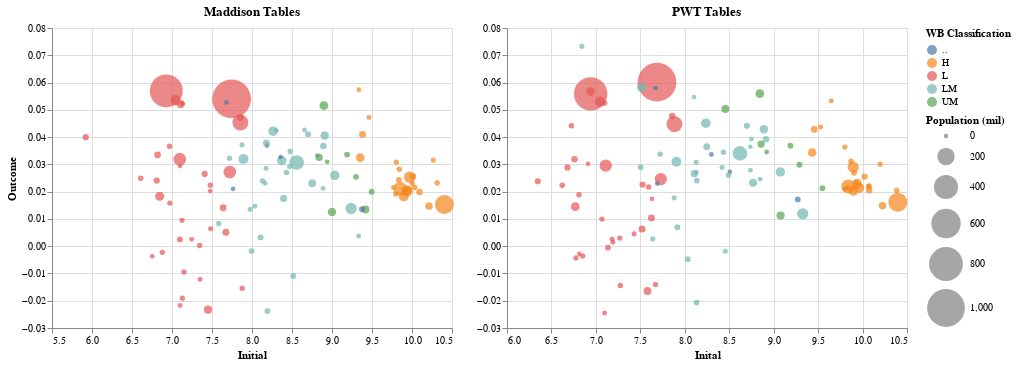

The notebook cell this image was saved under:
### Code cell
sub_df = all_df[all_df.year == 1985]
sub_df = sub_df.loc[~sub_df.pwt_initial.isna(), ['country', 'mad_initial', 'mad_outcome', 'pwt_initial','pwt_outcome','mad_pop','pwt_pop', 'group1990', 'year']]

alt.data_transformers.enable('default', max_rows=20000)

brush = alt.selection(type='interval', resolve='global')
base = alt.Chart(sub_df).mark_circle().add_selection(
    brush
).properties(
    width=400,
    height=300,
)

mad_alt = base.encode(
    x=alt.X('mad_initial', scale=alt.Scale(zero=False), title='Initial'),
    y=alt.Y('mad_outcome', title='Outcome'),
    color=alt.condition(brush, 'group1990', alt.ColorValue('gray'), title="WB Classification"),
    size=alt.Size('mad_pop', scale=alt.Scale(range=[20, 1500])),
    tooltip = [alt.Tooltip('country', title='Country'), 
               alt.Tooltip('mad_initial', title='Intial GDPCC', format="0.2f"),
               alt.Tooltip('mad_outcome', title='Change in GDPCC', format="0.2f")
              ]
).properties(
    title="Maddison Tables"
)

pwt_alt = base.encode(
    x=alt.X('pwt_initial', scale=alt.Scale(zero=False), title='Inital'),
    y=alt.Y('pwt_outcome', title=''),
    color=alt.condition(brush, 'group1990', alt.ColorValue('gray'), title="WB Classification"),
    size=alt.Size('pwt_pop', title='Population (mil)', scale=alt.Scale(range=[20, 1500])),
    tooltip = [alt.Tooltip('country', title='Country'), 
               alt.Tooltip('pwt_initial', title='Intial GDPCC', format="0.2f"),
               alt.Tooltip('pwt_outcome', title='Change in GDPCC', format="0.2f")
              ]
).properties(
    title="PWT Tables"
)


alt.hconcat(mad_alt , pwt_alt).resolve_scale(y='shared')

### Figure 1 — Vega-Lite specification as saved in the notebook (floating-point values rounded to 4 significant figures)
{"$schema": "https://vega.github.io/schema/vega-lite/v2.6.0.json", "config": {"view": {"height": 300, "width": 400}}, "datasets": {"data-467b8c935655e24b7b98b3871f7862ed": [{"country": "Albania", "group1990": "..", "mad_initial": 8.187, "mad_outcome": 0.03692, "mad_pop": 2.957, "pwt_initial": 8.299, "pwt_outcome": 0.03363, "pwt_pop": 2.967, "year": 1985}, {"country": "Argentina", "group1990": "UM", "mad_initial": 9.418, "mad_outcome": 0.01347, "mad_pop": 30.67, "pwt_initial": 8.456, "pwt_outcome": 0.05029, "pwt_pop": 30.39, "year": 1985}, {"country": "Australia", "group1990": "H", "mad_initial": 10.09, "mad_outcome": 0.01985, "mad_pop": 15.7, "pwt_initial": 10.07, "pwt_outcome": 0.02055, "pwt_pop": 15.79, "year": 1985}, {"country": "Austria", "group1990": "H", "mad_initial": 9.841, "mad_outcome": 0.02819, "mad_pop": 7.56, "pwt_initial": 9.87, "pwt_outcome": 0.03115, "pwt_pop": 7.601, "year": 1985}, {"country": "Burundi", "group1990": "L", "mad_initial": 7.131, "mad_outcome": -0.01907, "mad_pop": 4.914, "pwt_initial": 6.775, "pwt_outcome": -0.004314, "pwt_pop": 4.774, "year": 1985}, {"country": "Belgium", "group1990": "H", "mad_initial": 9.836, "mad_outcome": 0.02431, "mad_pop": 9.858, "pwt_initial": 9.904, "pwt_outcome": 0.02691, "pwt_pop": 9.893, "year": 1985}, {"country": "Benin", "group1990": "L", "mad_initial": 7.482, "mad_outcome": 0.006404, "mad_pop": 4.03, "pwt_initial": 7.43, "pwt_outcome": 0.004515, "pwt_pop": 4.287, "year": 1985}, {"country": "Burkina Faso", "group1990": "L", "mad_initial": 7.345, "mad_outcome": 0.0002698, "mad_pop": 7.171, "pwt_initial": 6.81, "pwt_outcome": 0.01883, "pwt_pop": 7.728, "year": 1985}, {"country": "Bangladesh", "group1990": "L", "mad_initial": 7.098, "mad_outcome": 0.0319, "mad_pop": 99.15, "pwt_initial": 7.111, "pwt_outcome": 0.02953, "pwt_pop": 93.02, "year": 1985}, {"country": "Bulgaria", "group1990": "..", "mad_initial": 9.375, "mad_outcome": 0.01357, "mad_pop": 8.944, "pwt_initial": 9.271, "pwt_outcome": 0.01713, "pwt_pop": 8.96, "year": 1985}, {"country": "Bolivia (Plurinational State of)", "group1990": "LM", "mad_initial": 7.719, "mad_outcome": 0.03225, "mad_pop": 5.935, "pwt_initial": 7.723, "pwt_outcome": 0.03373, "pwt_pop": 6.212, "year": 1985}, {"country": "Brazil", "group1990": "LM", "mad_initial": 8.558, "mad_outcome": 0.03068, "mad_pop": 137.4, "pwt_initial": 8.621, "pwt_outcome": 0.03402, "pwt_pop": 136.8, "year": 1985}, {"country": "Botswana", "group1990": "LM", "mad_initial": 8.302, "mad_outcome": 0.04242, "mad_pop": 1.077, "pwt_initial": 8.105, "pwt_outcome": 0.05471, "pwt_pop": 1.183, "year": 1985}, {"country": "Central African Republic", "group1990": "L", "mad_initial": 7.102, "mad_outcome": -0.02173, "mad_pop": 2.714, "pwt_initial": 7.098, "pwt_outcome": -0.02451, "pwt_pop": 2.627, "year": 1985}, {"country": "Canada", "group1990": "H", "mad_initial": 10.21, "mad_outcome": 0.01473, "mad_pop": 25.94, "pwt_initial": 10.22, "pwt_outcome": 0.0148, "pwt_pop": 25.85, "year": 1985}, {"country": "Switzerland", "group1990": "H", "mad_initial": 10.31, "mad_outcome": 0.02315, "mad_pop": 6.564, "pwt_initial": 10.38, "pwt_outcome": 0.02041, "pwt_pop": 6.456, "year": 1985}, {"country": "Chile", "group1990": "LM", "mad_initial": 8.701, "mad_outcome": 0.04106, "mad_pop": 12.07, "pwt_initial": 8.698, "pwt_outcome": 0.04419, "pwt_pop": 12.11, "year": 1985}, {"country": "China", "group1990": "L", "mad_initial": 7.745, "mad_outcome": 0.054, "mad_pop": 1051.0, "pwt_initial": 7.687, "pwt_outcome": 0.06014, "pwt_pop": 1053.0, "year": 1985}, {"country": "Côte d'Ivoire", "group1990": "LM", "mad_initial": 8.106, "mad_outcome": 0.003229, "mad_pop": 10.33, "pwt_initial": 7.916, "pwt_outcome": 0.006934, "pwt_pop": 10.16, "year": 1985}, {"country": "Cameroon", "group1990": "LM", "mad_initial": 7.995, "mad_outcome": -0.001812, "mad_pop": 10.19, "pwt_initial": 8.033, "pwt_outcome": -0.004775, "pwt_pop": 10.38, "year": 1985}, {"country": "D.R. of the Congo", "group1990": "L", "mad_initial": 7.45, "mad_outcome": -0.02327, "mad_pop": 33.34, "pwt_initial": 7.58, "pwt_outcome": -0.01642, "pwt_pop": 29.99, "year": 1985}, {"country": "Colombia", "group1990": "LM", "mad_initial": 8.753, "mad_outcome": 0.02312, "mad_pop": 29.75, "pwt_initial": 8.768, "pwt_outcome": 0.02322, "pwt_pop": 31.01, "year": 1985}, {"country": "Costa Rica", "group1990": "LM", "mad_initial": 8.888, "mad_outcome": 0.02122, "mad_pop": 2.644, "pwt_initial": 8.846, "pwt_outcome": 0.02461, "pwt_pop": 2.73, "year": 1985}, {"country": "Germany", "group1990": "H", "mad_initial": 9.97, "mad_outcome": 0.0253, "mad_pop": 77.69, "pwt_initial": 9.895, "pwt_outcome": 0.02899, "pwt_pop": 77.57, "year": 1985}, {"country": "Denmark", "group1990": "H", "mad_initial": 10.0, "mad_outcome": 0.02306, "mad_pop": 5.114, "pwt_initial": 10.07, "pwt_outcome": 0.02208, "pwt_pop": 5.113, "year": 1985}, {"country": "Dominican Republic", "group1990": "LM", "mad_initial": 8.477, "mad_outcome": 0.0347, "mad_pop": 6.379, "pwt_initial": 8.436, "pwt_outcome": 0.03442, "pwt_pop": 6.489, "year": 1985}, {"country": "Egypt", "group1990": "LM", "mad_initial": 8.372, "mad_outcome": 0.03134, "mad_pop": 50.05, "pwt_initial": 7.515, "pwt_outcome": 0.05813, "pwt_pop": 49.37, "year": 1985}, {"country": "Spain", "group1990": "H", "mad_initial": 9.353, "mad_outcome": 0.03246, "mad_pop": 38.53, "pwt_initial": 9.434, "pwt_outcome": 0.03436, "pwt_pop": 38.73, "year": 1985}, {"country": "Ethiopia", "group1990": "L", "mad_initial": 6.846, "mad_outcome": 0.01833, "mad_pop": 45.17, "pwt_initial": 6.768, "pwt_outcome": 0.01447, "pwt_pop": 40.78, "year": 1985}, {"country": "Finland", "group1990": "H", "mad_initial": 9.912, "mad_outcome": 0.02071, "mad_pop": 4.902, "pwt_initial": 9.927, "pwt_outcome": 0.02342, "pwt_pop": 4.902, "year": 1985}, {"country": "France", "group1990": "H", "mad_initial": 9.944, "mad_outcome": 0.02003, "mad_pop": 56.49, "pwt_initial": 9.961, "pwt_outcome": 0.02138, "pwt_pop": 56.72, "year": 1985}, {"country": "United Kingdom", "group1990": "H", "mad_initial": 9.938, "mad_outcome": 0.02055, "mad_pop": 56.62, "pwt_initial": 9.938, "pwt_outcome": 0.02291, "pwt_pop": 56.42, "year": 1985}, {"country": "Ghana", "group1990": "L", "mad_initial": 7.409, "mad_outcome": 0.02651, "mad_pop": 13.23, "pwt_initial": 7.525, "pwt_outcome": 0.02262, "pwt_pop": 12.72, "year": 1985}, {"country": "Guinea", "group1990": "L", "mad_initial": 7.125, "mad_outcome": 0.009487, "mad_pop": 5.227, "pwt_initial": 7.671, "pwt_outcome": -0.01401, "pwt_pop": 5.079, "year": 1985}, {"country": "Greece", "group1990": "UM", "mad_initial": 9.496, "mad_outcome": 0.01995, "mad_pop": 9.923, "pwt_initial": 9.549, "pwt_outcome": 0.02127, "pwt_pop": 9.908, "year": 1985}, {"country": "Guatemala", "group1990": "LM", "mad_initial": 8.133, "mad_outcome": 0.02388, "mad_pop": 7.581, "pwt_initial": 8.135, "pwt_outcome": 0.02404, "pwt_pop": 8.117, "year": 1985}, {"country": "China, Hong Kong SAR", "group1990": "H", "mad_initial": 9.804, "mad_outcome": 0.03079, "mad_pop": 5.316, "pwt_initial": 9.801, "pwt_outcome": 0.03635, "pwt_pop": 5.415, "year": 1985}, {"country": "Honduras", "group1990": "LM", "mad_initial": 7.977, "mad_outcome": 0.01355, "mad_pop": 4.077, "pwt_initial": 7.881, "pwt_outcome": 0.01773, "pwt_pop": 4.237, "year": 1985}, {"country": "Haiti", "group1990": "L", "mad_initial": 7.878, "mad_outcome": -0.01541, "mad_pop": 6.076, "pwt_initial": 7.268, "pwt_outcome": 0.002959, "pwt_pop": 6.384, "year": 1985}, {"country": "Hungary", "group1990": "UM", "mad_initial": 9.3, "mad_outcome": 0.02541, "mad_pop": 10.65, "pwt_initial": 9.291, "pwt_outcome": 0.02984, "pwt_pop": 10.57, "year": 1985}, {"country": "Indonesia", "group1990": "L", "mad_initial": 7.855, "mad_outcome": 0.04534, "mad_pop": 164.1, "pwt_initial": 7.884, "pwt_outcome": 0.04472, "pwt_pop": 165.7, "year": 1985}, {"country": "India", "group1990": "L", "mad_initial": 6.929, "mad_outcome": 0.05692, "mad_pop": 755, "pwt_initial": 6.941, "pwt_outcome": 0.05585, "pwt_pop": 782.1, "year": 1985}, {"country": "Ireland", "group1990": "H", "mad_initial": 9.463, "mad_outcome": 0.04722, "mad_pop": 3.54, "pwt_initial": 9.528, "pwt_outcome": 0.04367, "pwt_pop": 3.56, "year": 1985}, {"country": "Israel", "group1990": "H", "mad_initial": 9.797, "mad_outcome": 0.0191, "mad_pop": 4.068, "pwt_initial": 9.803, "pwt_outcome": 0.021, "pwt_pop": 4.083, "year": 1985}, {"country": "Italy", "group1990": "H", "mad_initial": 9.896, "mad_outcome": 0.01827, "mad_pop": 56.73, "pwt_initial": 9.896, "pwt_outcome": 0.02036, "pwt_pop": 56.91, "year": 1985}, {"country": "Jamaica", "group1990": "LM", "mad_initial": 8.165, "mad_outcome": 0.02302, "mad_pop": 2.319, "pwt_initial": 8.132, "pwt_outcome": 0.02704, "pwt_pop": 2.312, "year": 1985}, {"country": "Jordan", "group1990": "LM", "mad_initial": 8.468, "mad_outcome": 0.02914, "mad_pop": 2.628, "pwt_initial": 8.419, "pwt_outcome": 0.02884, "pwt_pop": 2.783, "year": 1985}, {"country": "Japan", "group1990": "H", "mad_initial": 9.853, "mad_outcome": 0.02099, "mad_pop": 120.8, "pwt_initial": 9.838, "pwt_outcome": 0.02191, "pwt_pop": 120.0, "year": 1985}, {"country": "Kenya", "group1990": "L", "mad_initial": 7.639, "mad_outcome": 0.01407, "mad_pop": 19.76, "pwt_initial": 7.625, "pwt_outcome": 0.01038, "pwt_pop": 19.66, "year": 1985}, {"country": "Cambodia", "group1990": "L", "mad_initial": 6.969, "mad_outcome": 0.03661, "mad_pop": 7.822, "pwt_initial": 6.724, "pwt_outcome": 0.04417, "pwt_pop": 7.743, "year": 1985}, {"country": "Republic of Korea", "group1990": "UM", "mad_initial": 8.899, "mad_outcome": 0.05151, "mad_pop": 40.81, "pwt_initial": 8.844, "pwt_outcome": 0.05595, "pwt_pop": 40.5, "year": 1985}, {"country": "Lao People's DR", "group1990": "L", "mad_initial": 7.129, "mad_outcome": 0.05235, "mad_pop": 3.657, "pwt_initial": 7.101, "pwt_outcome": 0.05238, "pwt_pop": 3.68, "year": 1985}, {"country": "Lebanon", "group1990": "LM", "mad_initial": 9.333, "mad_outcome": 0.00371, "mad_pop": 3.177, "pwt_initial": 8.738, "pwt_outcome": 0.02788, "pwt_pop": 2.677, "year": 1985}, {"country": "Liberia", "group1990": "L", "mad_initial": 6.753, "mad_outcome": -0.003705, "mad_pop": 2.163, "pwt_initial": 6.814, "pwt_outcome": -0.002874, "pwt_pop": 2.197, "year": 1985}, {"country": "Sri Lanka", "group1990": "L", "mad_initial": 7.856, "mad_outcome": 0.0471, "mad_pop": 16.19, "pwt_initial": 7.859, "pwt_outcome": 0.04777, "pwt_pop": 16.18, "year": 1985}, {"country": "Lesotho", "group1990": "L", "mad_initial": 7.1, "mad_outcome": 0.0294, "mad_pop": 1.552, "pwt_initial": 6.911, "pwt_outcome": 0.03021, "pwt_pop": 1.468, "year": 1985}, {"country": "Morocco", "group1990": "LM", "mad_initial": 8.395, "mad_outcome": 0.01751, "mad_pop": 21.89, "pwt_initial": 8.106, "pwt_outcome": 0.02657, "pwt_pop": 22.6, "year": 1985}, {"country": "Madagascar", "group1990": "L", "mad_initial": 7.098, "mad_outcome": 0.002488, "mad_pop": 10.03, "pwt_initial": 7.136, "pwt_outcome": -0.0005399, "pwt_pop": 9.981, "year": 1985}, {"country": "Mexico", "group1990": "LM", "mad_initial": 9.239, "mad_outcome": 0.01383, "mad_pop": 76.77, "pwt_initial": 9.327, "pwt_outcome": 0.01187, "pwt_pop": 77.32, "year": 1985}, {"country": "Mali", "group1990": "L", "mad_initial": 6.609, "mad_outcome": 0.02487, "mad_pop": 7.361, "pwt_initial": 6.621, "pwt_outcome": 0.02231, "pwt_pop": 7.832, "year": 1985}, {"country": "Myanmar", "group1990": "L", "mad_initial": 7.107, "mad_outcome": 0.0521, "mad_pop": 36.35, "pwt_initial": 6.94, "pwt_outcome": 0.05668, "pwt_pop": 38.51, "year": 1985}, {"country": "Mongolia", "group1990": "..", "mad_initial": 7.681, "mad_outcome": 0.05271, "mad_pop": 1.859, "pwt_initial": 7.671, "pwt_outcome": 0.05798, "pwt_pop": 1.922, "year": 1985}, {"country": "Mozambique", "group1990": "L", "mad_initial": 5.922, "mad_outcome": 0.03998, "mad_pop": 13.06, "pwt_initial": 6.346, "pwt_outcome": 0.02381, "pwt_pop": 13.1, "year": 1985}, {"country": "Mauritania", "group1990": "L", "mad_initial": 7.477, "mad_outcome": 0.02022, "mad_pop": 1.723, "pwt_initial": 7.63, "pwt_outcome": 0.01738, "pwt_pop": 1.767, "year": 1985}, {"country": "Mauritius", "group1990": "LM", "mad_initial": 8.814, "mad_outcome": 0.03324, "mad_pop": 1.021, "pwt_initial": 8.738, "pwt_outcome": 0.03646, "pwt_pop": 1.016, "year": 1985}, {"country": "Malawi", "group1990": "L", "mad_initial": 7.15, "mad_outcome": -0.009466, "mad_pop": 7.331, "pwt_initial": 7.275, "pwt_outcome": -0.01445, "pwt_pop": 7.206, "year": 1985}, {"country": "Malaysia", "group1990": "LM", "mad_initial": 8.892, "mad_outcome": 0.0367, "mad_pop": 15.54, "pwt_initial": 8.914, "pwt_outcome": 0.03919, "pwt_pop": 15.76, "year": 1985}, {"country": "Namibia", "group1990": "..", "mad_initial": 8.357, "mad_outcome": 0.03269, "mad_pop": 1.2, "pwt_initial": 8.507, "pwt_outcome": 0.02726, "pwt_pop": 1.149, "year": 1985}, {"country": "Niger", "group1990": "L", "mad_initial": 6.879, "mad_outcome": -0.002268, "mad_pop": 6.869, "pwt_initial": 6.852, "pwt_outcome": -0.003629, "pwt_pop": 6.838, "year": 1985}, {"country": "Nicaragua", "group1990": "LM", "mad_initial": 8.037, "mad_outcome": 0.01466, "mad_pop": 3.18, "pwt_initial": 8.456, "pwt_outcome": -0.001891, "pwt_pop": 3.709, "year": 1985}, {"country": "Netherlands", "group1990": "H", "mad_initial": 10.01, "mad_outcome": 0.02554, "mad_pop": 14.49, "pwt_initial": 10.02, "pwt_outcome": 0.02553, "pwt_pop": 14.47, "year": 1985}, {"country": "Norway", "group1990": "H", "mad_initial": 10.27, "mad_outcome": 0.03156, "mad_pop": 4.152, "pwt_initial": 10.2, "pwt_outcome": 0.03009, "pwt_pop": 4.148, "year": 1985}, {"country": "Nepal", "group1990": "L", "mad_initial": 6.82, "mad_outcome": 0.03348, "mad_pop": 16.44, "pwt_initial": 6.76, "pwt_outcome": 0.03188, "pwt_pop": 16.71, "year": 1985}, {"country": "New Zealand", "group1990": "H", "mad_initial": 9.768, "mad_outcome": 0.02152, "mad_pop": 3.324, "pwt_initial": 9.833, "pwt_outcome": 0.02146, "pwt_pop": 3.268, "year": 1985}, {"country": "Pakistan", "group1990": "L", "mad_initial": 7.723, "mad_outcome": 0.0272, "mad_pop": 99.08, "pwt_initial": 7.73, "pwt_outcome": 0.0246, "pwt_pop": 92.17, "year": 1985}, {"country": "Panama", "group1990": "LM", "mad_initial": 8.656, "mad_outcome": 0.04263, "mad_pop": 2.168, "pwt_initial": 8.75, "pwt_outcome": 0.03927, "pwt_pop": 2.219, "year": 1985}, {"country": "Peru", "group1990": "LM", "mad_initial": 8.179, "mad_outcome": 0.03788, "mad_pop": 19.43, "pwt_initial": 8.248, "pwt_outcome": 0.03645, "pwt_pop": 19.54, "year": 1985}, {"country": "Philippines", "group1990": "LM", "mad_initial": 7.893, "mad_outcome": 0.03199, "mad_pop": 57.71, "pwt_initial": 7.906, "pwt_outcome": 0.03096, "pwt_pop": 54.32, "year": 1985}, {"country": "Poland", "group1990": "LM", "mad_initial": 8.909, "mad_outcome": 0.04056, "mad_pop": 37.23, "pwt_initial": 8.89, "pwt_outcome": 0.04287, "pwt_pop": 37.49, "year": 1985}, {"country": "Portugal", "group1990": "UM", "mad_initial": 9.189, "mad_outcome": 0.0336, "mad_pop": 9.897, "pwt_initial": 9.188, "pwt_outcome": 0.03687, "pwt_pop": 9.929, "year": 1985}, {"country": "Paraguay", "group1990": "LM", "mad_initial": 8.176, "mad_outcome": 0.02853, "mad_pop": 3.633, "pwt_initial": 8.128, "pwt_outcome": 0.03082, "pwt_pop": 3.672, "year": 1985}, {"country": "State of Palestine", "group1990": "..", "mad_initial": 7.764, "mad_outcome": 0.02102, "mad_pop": 1.576, "pwt_initial": 7.69, "pwt_outcome": 0.02298, "pwt_pop": 1.759, "year": 1985}, {"country": "Romania", "group1990": "UM", "mad_initial": 8.839, "mad_outcome": 0.03255, "mad_pop": 22.52, "pwt_initial": 8.858, "pwt_outcome": 0.03743, "pwt_pop": 23.1, "year": 1985}, {"country": "Rwanda", "group1990": "L", "mad_initial": 6.973, "mad_outcome": 0.01579, "mad_pop": 6.025, "pwt_initial": 7.068, "pwt_outcome": 0.00993, "pwt_pop": 6.118, "year": 1985}, {"country": "Senegal", "group1990": "LM", "mad_initial": 7.584, "mad_outcome": 0.008298, "mad_pop": 6.785, "pwt_initial": 7.639, "pwt_outcome": 0.002691, "pwt_pop": 6.438, "year": 1985}, {"country": "Singapore", "group1990": "H", "mad_initial": 9.336, "mad_outcome": 0.05738, "mad_pop": 2.75, "pwt_initial": 9.648, "pwt_outcome": 0.05327, "pwt_pop": 2.709, "year": 1985}, {"country": "Sierra Leone", "group1990": "L", "mad_initial": 7.351, "mad_outcome": -0.01212, "mad_pop": 3.703, "pwt_initial": 7.183, "pwt_outcome": 0.002567, "pwt_pop": 3.466, "year": 1985}, {"country": "El Salvador", "group1990": "LM", "mad_initial": 7.876, "mad_outcome": 0.03717, "mad_pop": 4.671, "pwt_initial": 6.842, "pwt_outcome": 0.07329, "pwt_pop": 4.921, "year": 1985}, {"country": "Sweden", "group1990": "H", "mad_initial": 10.03, "mad_outcome": 0.02151, "mad_pop": 8.35, "pwt_initial": 10.07, "pwt_outcome": 0.0219, "pwt_pop": 8.351, "year": 1985}, {"country": "Syrian Arab Republic", "group1990": "LM", "mad_initial": 8.515, "mad_outcome": -0.01091, "mad_pop": 10.48, "pwt_initial": 7.504, "pwt_outcome": 0.02892, "pwt_pop": 10.67, "year": 1985}, {"country": "Togo", "group1990": "L", "mad_initial": 7.246, "mad_outcome": 0.002501, "mad_pop": 3.129, "pwt_initial": 7.192, "pwt_outcome": 0.001408, "pwt_pop": 3.253, "year": 1985}, {"country": "Thailand", "group1990": "LM", "mad_initial": 8.264, "mad_outcome": 0.04216, "mad_pop": 51.34, "pwt_initial": 8.237, "pwt_outcome": 0.04509, "pwt_pop": 52.04, "year": 1985}, {"country": "Tunisia", "group1990": "LM", "mad_initial": 8.432, "mad_outcome": 0.02706, "mad_pop": 7.364, "pwt_initial": 8.492, "pwt_outcome": 0.02602, "pwt_pop": 7.322, "year": 1985}, {"country": "Turkey", "group1990": "LM", "mad_initial": 9.035, "mad_outcome": 0.026, "mad_pop": 51.0, "pwt_initial": 9.075, "pwt_outcome": 0.02722, "pwt_pop": 49.18, "year": 1985}, {"country": "Taiwan", "group1990": "H", "mad_initial": 9.382, "mad_outcome": 0.04098, "mad_pop": 19.15, "pwt_initial": 9.457, "pwt_outcome": 0.04283, "pwt_pop": 19.19, "year": 1985}, {"country": "U.R. of Tanzania: Mainland", "group1990": "L", "mad_initial": 7.674, "mad_outcome": 0.005082, "mad_pop": 21.62, "pwt_initial": 7.52, "pwt_outcome": 0.006295, "pwt_pop": 21.84, "year": 1985}, {"country": "Uganda", "group1990": "L", "mad_initial": 6.809, "mad_outcome": 0.02404, "mad_pop": 14.39, "pwt_initial": 6.68, "pwt_outcome": 0.02885, "pwt_pop": 14.63, "year": 1985}, {"country": "Uruguay", "group1990": "UM", "mad_initial": 8.94, "mad_outcome": 0.03091, "mad_pop": 3.012, "pwt_initial": 8.921, "pwt_outcome": 0.03455, "pwt_pop": 3.012, "year": 1985}, {"country": "United States", "group1990": "H", "mad_initial": 10.4, "mad_outcome": 0.01527, "mad_pop": 238.5, "pwt_initial": 10.4, "pwt_outcome": 0.01613, "pwt_pop": 240.7, "year": 1985}, {"country": "Viet Nam", "group1990": "L", "mad_initial": 7.044, "mad_outcome": 0.05357, "mad_pop": 60.09, "pwt_initial": 7.048, "pwt_outcome": 0.05302, "pwt_pop": 61.05, "year": 1985}, {"country": "South Africa", "group1990": "UM", "mad_initial": 9.0, "mad_outcome": 0.01254, "mad_pop": 34.25, "pwt_initial": 9.078, "pwt_outcome": 0.01123, "pwt_pop": 32.98, "year": 1985}, {"country": "Zambia", "group1990": "L", "mad_initial": 7.479, "mad_outcome": 0.02234, "mad_pop": 6.785, "pwt_initial": 7.593, "pwt_outcome": 0.02173, "pwt_pop": 7.017, "year": 1985}, {"country": "Zimbabwe", "group1990": "LM", "mad_initial": 8.193, "mad_outcome": -0.02379, "mad_pop": 8.56, "pwt_initial": 8.133, "pwt_outcome": -0.02067, "pwt_pop": 8.863, "year": 1985}]}, "hconcat": [{"data": {"name": "data-467b8c935655e24b7b98b3871f7862ed"}, "encoding": {"color": {"condition": {"field": "group1990", "selection": "selector111", "title": "WB Classification", "type": "nominal"}, "value": "gray"}, "size": {"field": "mad_pop", "scale": {"range": [20, 1500]}, "type": "quantitative"}, "tooltip": [{"field": "country", "title": "Country", "type": "nominal"}, {"field": "mad_initial", "format": "0.2f", "title": "Intial GDPCC", "type": "quantitative"}, {"field": "mad_outcome", "format": "0.2f", "title": "Change in GDPCC", "type": "quantitative"}], "x": {"field": "mad_initial", "scale": {"zero": false}, "title": "Initial", "type": "quantitative"}, "y": {"field": "mad_outcome", "title": "Outcome", "type": "quantitative"}}, "height": 300, "mark": "circle", "selection": {"selector111": {"encodings": ["x", "y"], "mark": {"fill": "#333", "fillOpacity": 0.125, "stroke": "white"}, "on": "[mousedown, window:mouseup] > window:mousemove!", "resolve": "global", "translate": "[mousedown, window:mouseup] > window:mousemove!", "type": "interval", "zoom": "wheel!"}}, "title": "Maddison Tables", "width": 400}, {"data": {"name": "data-467b8c935655e24b7b98b3871f7862ed"}, "encoding": {"color": {"condition": {"field": "group1990", "selection": "selector111", "title": "WB Classification", "type": "nominal"}, "value": "gray"}, "size": {"field": "pwt_pop", "scale": {"range": [20, 1500]}, "title": "Population (mil)", "type": "quantitative"}, "tooltip": [{"field": "country", "title": "Country", "type": "nominal"}, {"field": "pwt_initial", "format": "0.2f", "title": "Intial GDPCC", "type": "quantitative"}, {"field": "pwt_outcome", "format": "0.2f", "title": "Change in GDPCC", "type": "quantitative"}], "x": {"field": "pwt_initial", "scale": {"zero": false}, "title": "Inital", "type": "quantitative"}, "y": {"field": "pwt_outcome", "title": "", "type": "quantitative"}}, "height": 300, "mark": "circle", "selection": {"selector111": {"encodings": ["x", "y"], "mark": {"fill": "#333", "fillOpacity": 0.125, "stroke": "white"}, "on": "[mousedown, window:mouseup] > window:mousemove!", "resolve": "global", "translate": "[mousedown, window:mouseup] > window:mousemove!", "type": "interval", "zoom": "wheel!"}}, "title": "PWT Tables", "width": 400}], "resolve": {"scale": {"color": "shared", "size": "shared", "x": "independent", "y": "shared"}}}
